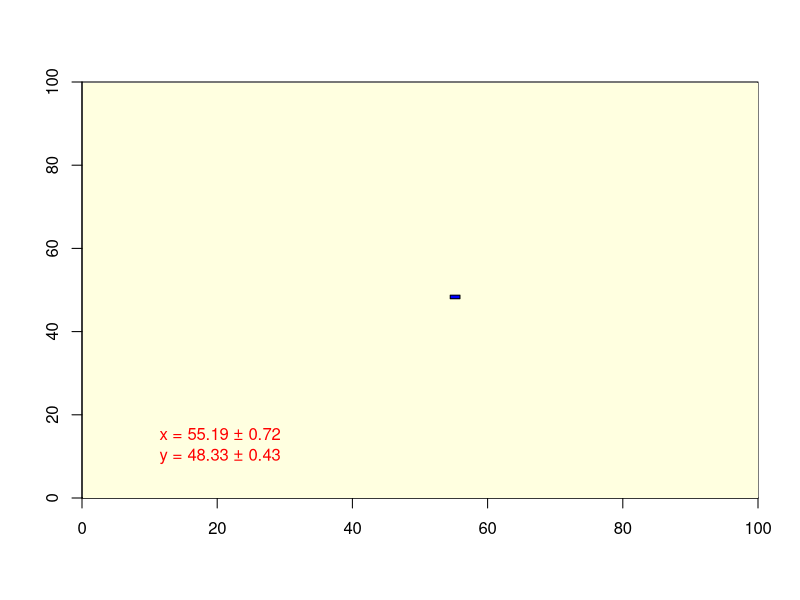
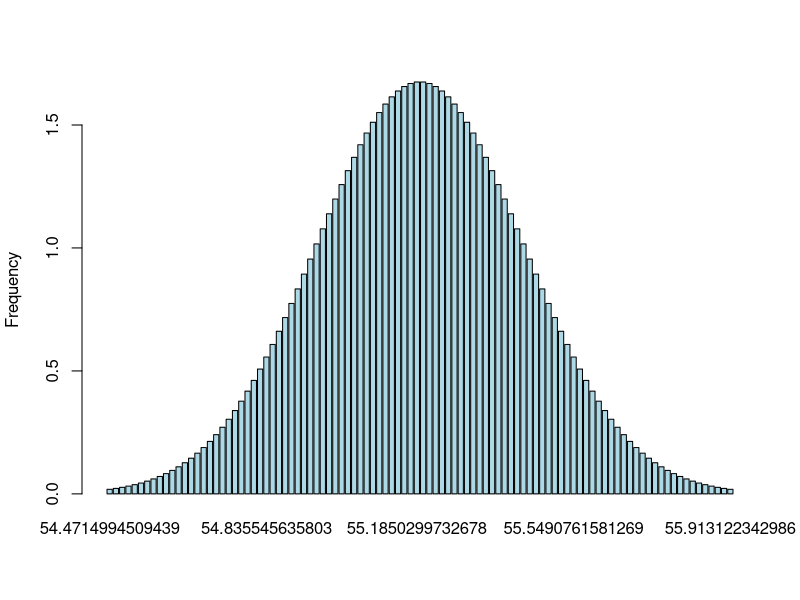
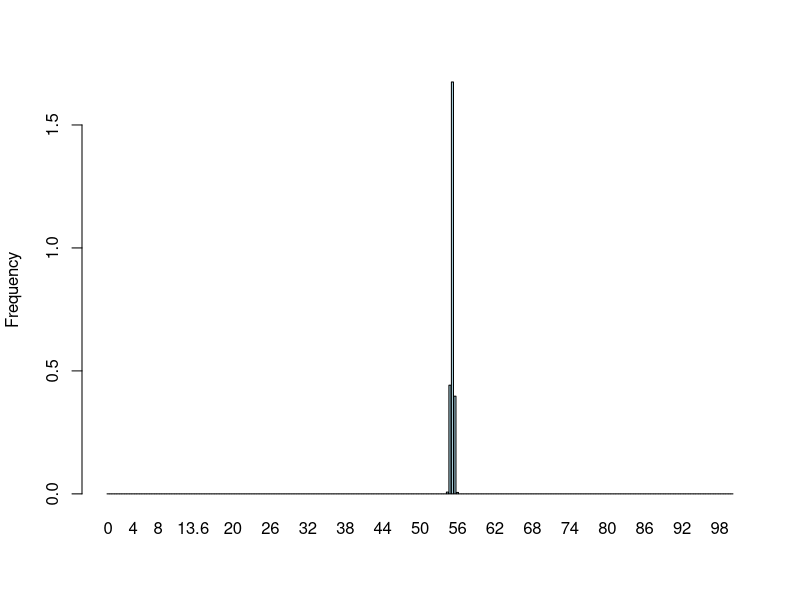
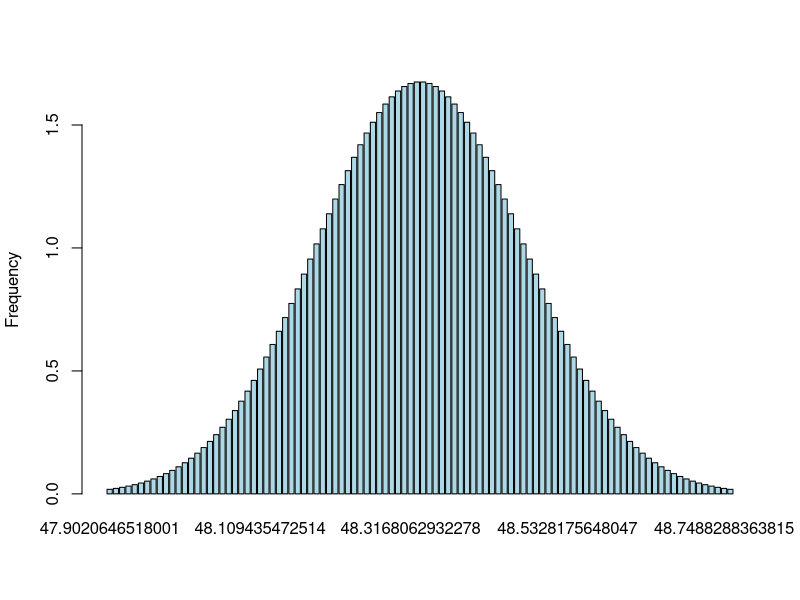
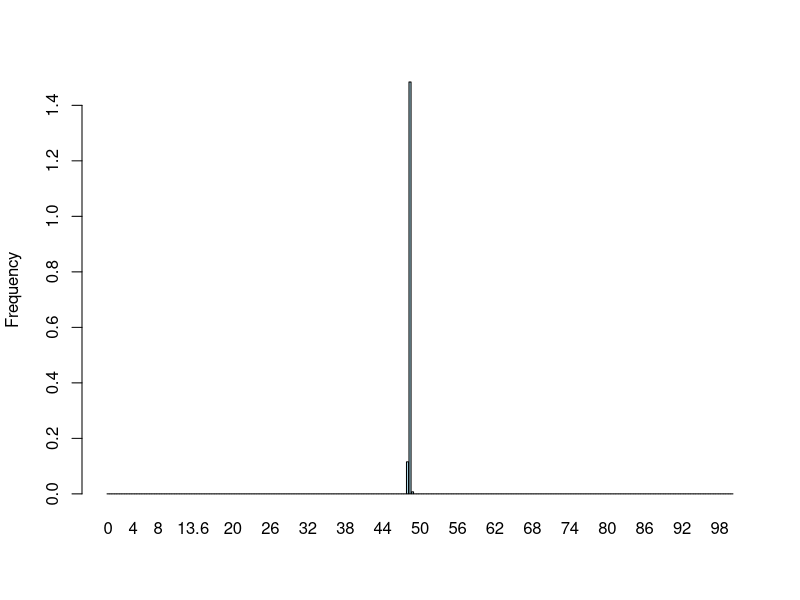
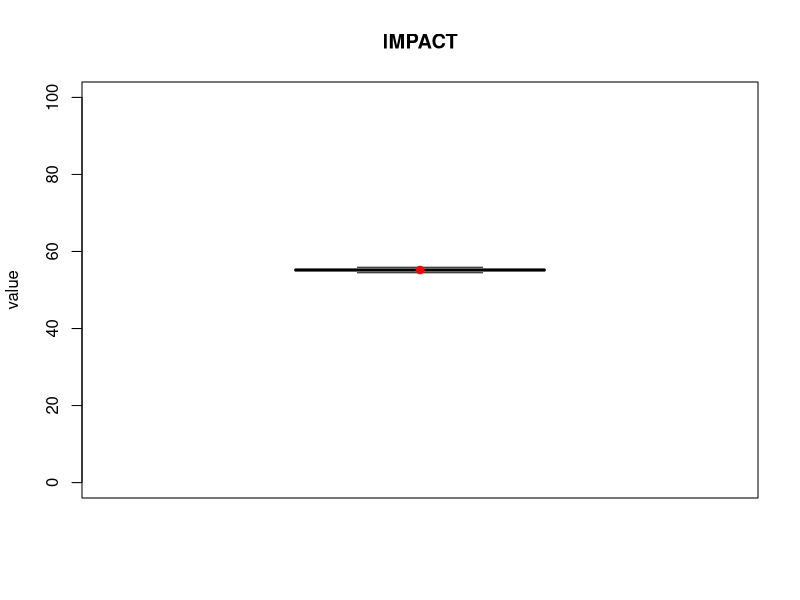
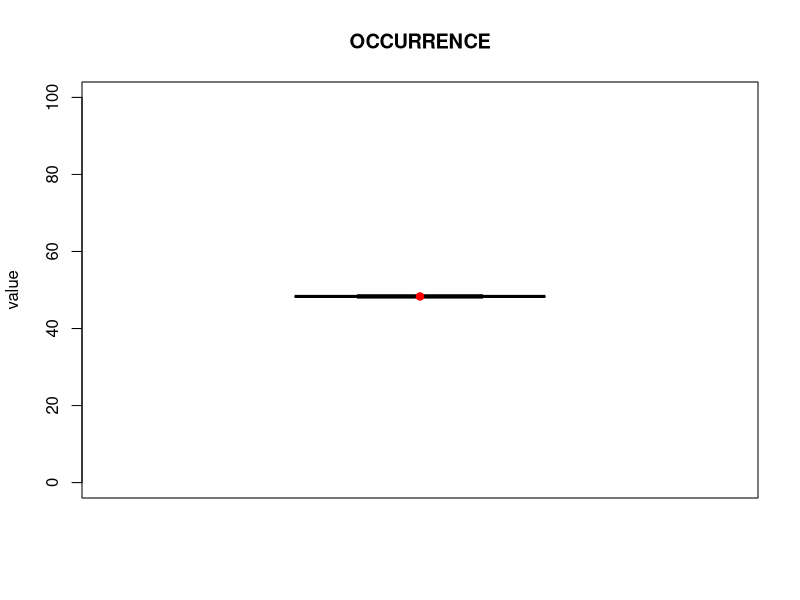

Here is the R script that generated these plots, in order: (Note: this script raises an error after producing the figures.)
library(plotrix)
library(dplyr)
library(ggplot2)
library(grid)
library(RColorBrewer)


answerstable <- read.csv(file = 'myapp/data/RQ1_corrected_scaled.csv', header=TRUE) #importiere das answers file

dfall <- answerstable %>% filter(QUES2SURV_METHOD == "classic" & ANS2SURV_ANSWERED == 1)
scenarios <- as.data.frame(table(dfall$QUES_ID))
numberscenarios  <- nrow(scenarios)

dfcalc <- data.frame(Index = character(), x = numeric(), x_3xsigma = numeric(), x_min = numeric(), x_max = numeric(), y = numeric(), y_3xsigma = numeric(), y_min = numeric(), y_max = numeric())


for (anz in 1:numberscenarios) {
  actualscenario =as.vector(scenarios[anz,1])
  scen_text <- (paste0("Scenario", actualscenario))
  scentext <- (paste0("", actualscenario))
  print (scentext)
  Daten <- answerstable %>% filter(QUES2SURV_METHOD == "classic" & ANS2SURV_ANSWERED == 1 & QUES_ID == actualscenario)  
  numberofanswers <- nrow(Daten)  
 
# Hinzufügen vom mü und sigma (Artikel Seite 94, Formel (1):

Daten[,"x_mü"] <- (Daten[,"scaled_X1"]+Daten[,"scaled_X2"])/2
Daten[,"x_sigma"] <- (Daten[,"scaled_X2"]-Daten[,"scaled_X1"])/6   # korrigierte Formel
Daten[,"y_mü"] <- (Daten[,"scaled_Y1"]+Daten[,"scaled_Y2"])/2
Daten[,"y_sigma"] <- (Daten[,"scaled_Y2"]-Daten[,"scaled_Y1"])/6   # korrigierte Formel



# Pooling nach dem Algorithmus

# Anzahl an Probanden: 
N <- length(Daten[,1])


# Anzahl an Pooling-Iterationen:
p.max <- 10000

# Wert für delta-Abbruchkriterium und epsilon
delta <- 0.0001
epsilon <- 1 # (vgl. Seite 96, Abschnitt B)

# Vorinitialisierung
M <- Daten[,"x_mü"]
S <- Daten[,"x_sigma"]
p.Abbruch <- NA
Weights <- diag(rep(1,N))


# Zum Testen:
#M <- c(0.26,0.255,0.43,0.315)
#S <- c(0.03333333333333333333,0.0183333333333333333,0.03333333333333333,0.028333333333333333)
#N <- 4
#Weights <- diag(rep(1,N))

# Start der for-Schleife
S.0 <- S
for(p in 1:p.max){
  if( max(abs(M - M[1]), na.rm = TRUE) > delta ){
  #if( max(abs(M-M[1])) > delta ){  # falls das Abbruchkriterium noch nicht erfüllt ist
    
    c.L <- list()
    S.alt <- S
    for(j in 1:N){
      
      c.j <- 1/(epsilon+abs(M-M[j]))
      c.j <- c.j/sum(c.j)    # Normalisierung, dass die Summe der c.j-Gewichte gleich 1 ist (Korrektur eines weiteren Fehlers im Artikel)
      
      S[j] <- sqrt(1/(N*sum(c.j/S.alt^2)))      # Update von Sigma für den Probanden j
      M[j] <- S[j]^2 * N * sum(M*c.j/S.alt^2)   # Update von mü für den Probanden j
      
      c.L[[j]] <- c.j    # wird unten gebraucht, daher Abspeichern als Liste
      
    }
    
    Weights.Matrix <- matrix(NA,ncol=N,nrow=N)
    for(j in 1:N){
      c.j <- c.L[[j]]   # aus der Liste der c.j-Koeffizienten
      for(k in 1:N){
        Weights.Matrix[j,k] <- S[j]^2 * N * c.j[k]/S.alt[k]^2
      }
    }
    Weights <- Weights.Matrix%*%Weights  
    S <- sqrt(S^2/sum(S^2))
    
    p.Abbruch <- p
    
  }
}
p_x <- p.Abbruch
M_x <- M
s1_x <-  sqrt(sum(S.0^2*Weights[1,]^2))
sigma3_x <-  3*(sqrt(sum(S.0^2*Weights[1,]^2)))
Weights_x <- Weights

rm(Weights)

p.Abbruch <- NA
Weights <- diag(rep(1,N))
M <- Daten[,"y_mü"]
S <- Daten[,"y_sigma"]


# Zum Testen:
#M <- c(0.26,0.255,0.43,0.315)
#S <- c(0.03333333333333333333,0.0183333333333333333,0.03333333333333333,0.028333333333333333)
#N <- 4
#Weights <- diag(rep(1,N))

# Start der for-Schleife
S.0 <- S
for(p in 1:p.max){
  if( max(abs(M - M[1]), na.rm = TRUE) > delta ){
  #if( max(abs(M-M[1])) > delta ){  # falls das Abbruchkriterium noch nicht erfüllt ist
    
    c.L <- list()
    S.alt <- S
    for(j in 1:N){
      
      #if(is.na(S[j]) || is.na(S.alt[k]) || is.na(c.j[k]) || S[j] == 0 || S.alt[k] == 0 || c.j[k] == 0){
      #  next  # überspringt den aktuellen Durchlauf der Schleife
      #}
       
      
      c.j <- 1/(epsilon+abs(M-M[j]))
      c.j <- c.j/sum(c.j)    # Normalisierung, dass die Summe der c.j-Gewichte gleich 1 ist (Korrektur eines weiteren Fehlers im Artikel)
      
      S[j] <- sqrt(1/(N*sum(c.j/S.alt^2)))      # Update von Sigma für den Probanden j
      M[j] <- S[j]^2 * N * sum(M*c.j/S.alt^2)   # Update von mü für den Probanden j
      
      c.L[[j]] <- c.j    # wird unten gebraucht, daher Abspeichern als Liste
      
    }
    
    Weights.Matrix <- matrix(NA,ncol=N,nrow=N)
    for(j in 1:N){
      c.j <- c.L[[j]]   # aus der Liste der c.j-Koeffizienten
      for(k in 1:N){
        #if(j > length(c.L)){
        #  next  # überspringt den aktuellen Durchlauf der Schleife
        #}
        Weights.Matrix[j,k] <- S[j]^2 * N * c.j[k]/S.alt[k]^2
      }
    }
    Weights <- Weights.Matrix%*%Weights  
    S <- sqrt(S^2/sum(S^2))
    
    p.Abbruch <- p
    
  }
}
p_y <- p.Abbruch
M_y <- M
s1_y <-  sqrt(sum(S.0^2*Weights[1,]^2))
sigma3_y <-  3*(sqrt(sum(S.0^2*Weights[1,]^2)))
Weights_y <- Weights
rm(Weights)
#colnames(df) <- c("Index", "x", "x_3xSigma", "x_min", "x_max", "y", "y_3xSigma", "y_min", "y_max")
dfcalc <- rbind(dfcalc,data.frame(Index = actualscenario, x = M_x[1], x_3xsigma = sigma3_x, x_min=(M_x[1]-sigma3_x), x_max=(M_x[1]+sigma3_x), y = M_y[1], y_3xsigma = sigma3_y, y_min=(M_y[1]-sigma3_y), y_max=(M_y[1]+sigma3_y)))
print (dfcalc)
actualscenario = as.vector(scenarios[anz,1])
print (anz)
print (actualscenario)
scentext <- (paste0("", actualscenario))
filetitle <- (paste0("myapp/pictures/21_pooling_wachter/",scentext,".png"))


plot(x = 0, y = 0, type = "n", xlim = c(0, 100), ylim = c(0, 100), xlab = "", ylab = "", xaxs = "i", yaxs = "i")
rect(0.2, 0.05, 100, 99.8, col = "lightyellow", border = NA)
#axis(1)
#axis(2)
#box()

#plot(1, 1, type = "n", xlim = c(0, 100), ylim = c(0, 100), xlab = "", ylab = "", asp = 1,panel.first = rect(0, 0, 100, 100, col = "lightyellow"), xaxs = "i", yaxs = "i")



# Rechteck mit den gegebenen Koordinaten
rect(xleft = dfcalc[anz,4], ybottom = dfcalc[anz,8], xright = dfcalc[anz,5], ytop = dfcalc[anz,9], col = "blue")
x_label <- (paste0("x = ",round(dfcalc[anz,2], digits = 2), " ± ", round(dfcalc[anz,3], digits = 2)))
y_label <- (paste0("y = ",round(dfcalc[anz,6], digits = 2), " ± ", round(dfcalc[anz,7], digits = 2)))

text(x = 10, y = 15, labels = x_label, col = "red", cex = 1, font = 1, pos = 4)
text(x = 10, y = 10, labels = y_label, col = "red", cex = 1, font = 1, pos = 4)

#####

mean_x <- dfcalc[anz, "x"]
sd_x <- dfcalc[anz, "x_3xsigma"] / 3

mean_y <- dfcalc[anz, "y"]
sd_y <- dfcalc[anz, "y_3xsigma"] / 3


# Werte für die x-Achse generieren
x <- seq(mean_x - 3 * sd_x, mean_x + 3 * sd_x, length = 100)

# PDF für die x-Koordinaten 
pdf_x <- dnorm(x, mean = mean_x, sd = sd_x)*(6*sd_x/length(x))*numberofanswers

print (numberofanswers)
print (sum(pdf_x))

# Werte für die y-Achse generieren
y <- seq(mean_y - 3 * sd_y, mean_y + 3 * sd_y, length = 100)

# PDF für die y-Koordinaten berechnen
pdf_y <- dnorm(y, mean = mean_y, sd = sd_y)*(6*sd_y/length(y))*numberofanswers

#


filetitleImpact <- (paste0("myapp/pictures/21_hist_pooling/",scentext,"_Impact_sc1.png"))
# Histogramm für x-Koordinaten
png(file=filetitleImpact,width=1500, height=1000, res=150)
barplot(pdf_x, names.arg = x, col = "lightblue", border = "black", xlab = "", ylab = "Frequency",main = "")
dev.off()

filetitleImpact1 <- (paste0("myapp/pictures/21_hist_pooling/",scentext,"_Impact_sc2.png"))
#x_scale <- seq(0, 100, length = 100)
x_scale <- seq(0, 100, by = 0.4)
pdf_x_scale <- dnorm(x_scale, mean = mean_x, sd = sd_x)*(6*sd_x/length(x))*numberofanswers
png(file=filetitleImpact1,width=1500, height=1000, res=150)
barplot(pdf_x_scale, names.arg = x_scale, col = "lightblue", border = "black", xlab = "", ylab = "Frequency",main = "")#, xaxt = "n")
# x-Skala ändern
#axis(side = 1, at = seq(0, 100, by = 20), labels = seq(0, 100, by = 20))
dev.off()

filetitleOcc <- (paste0("myapp/pictures/21_hist_pooling/",scentext,"_Occurrence_sc1.png"))
# Histogramm für y-Koordinaten
png(file=filetitleOcc,width=1500, height=1000, res=150)
barplot(pdf_y, names.arg = y, col = "lightblue", border = "black", xlab = "", ylab = "Frequency", main = "")
dev.off()

filetitleOcc1 <- (paste0("myapp/pictures/21_hist_pooling/",scentext,"_Occurrence_sc2.png"))
#y_scale <- seq(0, 100, length = 100)

y_scale <- seq(0, 100, by = 0.4)
pdf_y_scale <- dnorm(y_scale, mean = mean_y, sd = sd_y) * (6 * sd_y / length(y)) * numberofanswers
png(file = filetitleOcc1, width = 1500, height = 1000, res = 150)
barplot(pdf_y_scale, names.arg = y_scale, col = "lightblue", border = "black", xlab = "", ylab = "Frequency", main = "")#, xaxt = "n")

# x-Skala ändern
#axis(side = 1, at = seq(0, 100, by = 20), labels = seq(0, 100, by = 20))

dev.off()







# Berechnung von Median, erstes Quartil, drittes Quartil und Interquartilrange für x-Koordinaten
median_x <- mean_x
q1_x <- qnorm(0.25,mean_x,sd_x)
q3_x <- qnorm(0.75,mean_x,sd_x)
iqr_x <- q3_x - q1_x
minimum_x <- mean_x - 3 * sd_x
maximum_x <- mean_x + 3 * sd_x


# Berechnung von Median, erstes Quartil, drittes Quartil und Interquartilrange für y-Koordinaten
median_y <- mean_y
q1_y <- qnorm(0.25,mean_y,sd_y)
q3_y <- qnorm(0.75,mean_y,sd_y)
iqr_y <- q3_y - q1_y
minimum_y <- mean_y - 3 * sd_y
maximum_y <- mean_y + 3 * sd_y

# Ausgabe der Ergebnisse
print("x-Koordinaten:")
print(paste("Mittelwert:", mean_x))
print(paste("Median:", median_x))
print(paste("Standardabweichung:", sd_x))
print(paste("Erstes Quartil:", q1_x))
print(paste("Drittes Quartil:", q3_x))
print(paste("Interquartilrange:", iqr_x))

print("y-Koordinaten:")
print(paste("Mittelwert:", mean_y))
print(paste("Median:", median_y))
print(paste("Standardabweichung:", sd_y))
print(paste("Erstes Quartil:", q1_y))
print(paste("Drittes Quartil:", q3_y))
print(paste("Interquartilrange:", iqr_y))


boxplot_stats_x <- list(stats = matrix(c(minimum_x, q1_x, median_x, q3_x, maximum_x), nrow=5), n=1)
boxplot_stats_y <- list(stats = matrix(c(minimum_y, q1_y, median_y, q3_y, maximum_y), nrow=5), n=1)

directory <- "myapp/pictures/21_wachter_boxplots"
filename <- paste("boxplot_IMPACT_",actualscenario,".png", sep = "")
# Kompletten Dateipfad erstellen
filepath_boxplot <- file.path(directory, filename)

png(filepath_boxplot, width = 200, height = 500)
bxp(boxplot_stats_x, main = "IMPACT", ylab = "value", ylim = c(0, 100))
points(mean_x, col = "red", pch = 19)
dev.off() 

filename <- paste("boxplot_OCCURRENCE_",actualscenario,".png", sep = "")
# Kompletten Dateipfad erstellen
filepath_boxplot <- file.path(directory, filename)


png(filepath_boxplot, width = 200, height = 500)
bxp(boxplot_stats_y, main = "OCCURRENCE", ylab = "value", ylim = c(0, 100))
points(mean_y, col = "red", pch = 19)
dev.off() 


# Funktion um die Werte in einer .tex Datei zu speichern
save_to_latex <- function(actualscenario, filename, mean_x, median_x, sd_x, q1_x, q3_x, iqr_x, mean_y, median_y, sd_y, q1_y, q3_y, iqr_y) {
  sink(filename)
  actualscenario <- gsub(" ", "", actualscenario)
  
  cat(paste("\\expandafter\\newcommand\\csname meanX",actualscenario,"\\endcsname{",round(mean_x, digits = 3), "}\n", sep=""))
  cat(paste("\\expandafter\\newcommand\\csname medianX",actualscenario,"\\endcsname{",round(median_x, digits = 3), "}\n", sep=""))
  cat(paste("\\expandafter\\newcommand\\csname sdX",actualscenario,"\\endcsname{",round(sd_x, digits = 3), "}\n", sep=""))
  cat(paste("\\expandafter\\newcommand\\csname qoneX",actualscenario,"\\endcsname{",round(q1_x, digits = 3), "}\n", sep=""))
  cat(paste("\\expandafter\\newcommand\\csname qthreeX",actualscenario,"\\endcsname{",round(q3_x, digits = 3), "}\n", sep=""))
  cat(paste("\\expandafter\\newcommand\\csname iqrX",actualscenario,"\\endcsname{",round(iqr_x, digits = 3), "}\n", sep=""))
  cat(paste("\\expandafter\\newcommand\\csname meanY",actualscenario,"\\endcsname{",round(mean_y, digits = 3), "}\n", sep=""))
  cat(paste("\\expandafter\\newcommand\\csname medianY",actualscenario,"\\endcsname{",round(median_y, digits = 3), "}\n", sep=""))
  cat(paste("\\expandafter\\newcommand\\csname sdY",actualscenario,"\\endcsname{",round(sd_y, digits = 3), "}\n", sep=""))
  cat(paste("\\expandafter\\newcommand\\csname qoneY",actualscenario,"\\endcsname{",round(q1_y, digits = 3), "}\n", sep=""))
  cat(paste("\\expandafter\\newcommand\\csname qthreeY",actualscenario,"\\endcsname{",round(q3_y, digits = 3), "}\n", sep=""))
  cat(paste("\\expandafter\\newcommand\\csname iqrY",actualscenario,"\\endcsname{",round(iqr_y, digits = 3), "}\n", sep=""))
  
  sink()
}



scenfile <- (paste0("myapp/tex/21_scattering_pooling_wachter/",scen_text,".tex")) 

# Zusammenbauen des vollständigen Pfads

# Aufrufen der Funktion, um die Werte in einer .tex Datei zu speichern
save_to_latex(actualscenario,scenfile, mean_x, median_x,sd_x, q1_x, q3_x, iqr_x, mean_y, median_y,sd_y, q1_y, q3_y, iqr_y)


}

